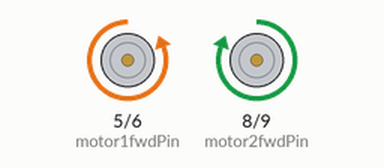
This sketch was run on a simulated Arduino Uno, built with avr-gcc and run on an emulated ATmega328P. On the bench: motor-driver pin pairs drawn as motors (green arrow = first pin HIGH = forward, orange = second pin HIGH = backward, longer = more drive).

Above: at 0.1 s.
At 4.0 s:
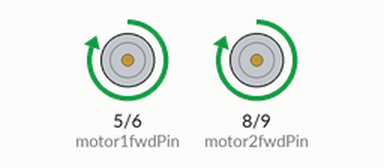
At 8.2 s:
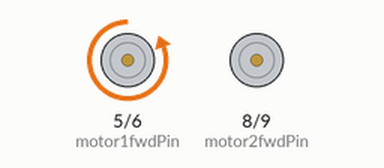
At 11.2 s:
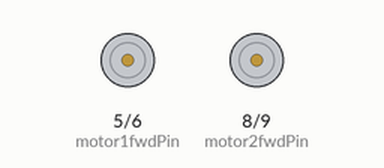
Timing chart, 0 to 12.7 s (numbered marks = the images above):
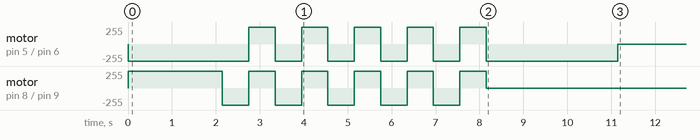

The sketch:

RobotDriver.ino
```cpp
const int motor1fwdPin = 5;
const int motor1revPin = 6;

const int motor2fwdPin = 8;
const int motor2revPin = 9;

int x = 0;

void setup() {
  Serial.begin(9600);
  // put your setup code here, to run once:
  pinMode(motor1fwdPin, OUTPUT);
  pinMode(motor1revPin, OUTPUT);

  pinMode(motor2fwdPin, OUTPUT);
  pinMode(motor2revPin, OUTPUT);
}

void loop() {
  // put your main code here, to run repeatedly:
  if(x == 0){
    //Move forward 1m
    digitalWrite(motor1fwdPin, LOW);
    digitalWrite(motor1revPin, HIGH);
    digitalWrite(motor2fwdPin, HIGH);
    digitalWrite(motor2revPin, LOW);
  }else if(x == 1){
    //Cleaning cycle
    for(int i = 0; i < 5; i++){
      digitalWrite(motor1fwdPin, LOW);
      digitalWrite(motor1revPin, HIGH);
      digitalWrite(motor2fwdPin, LOW);
      digitalWrite(motor2revPin, HIGH);
      delay(600);
      digitalWrite(motor1fwdPin, HIGH);
      digitalWrite(motor1revPin, LOW);
      digitalWrite(motor2fwdPin, HIGH);
      digitalWrite(motor2revPin, LOW);
      delay(600);
    }
    digitalWrite(motor1fwdPin, LOW);
    digitalWrite(motor1revPin, HIGH);
    digitalWrite(motor2fwdPin, LOW);
    digitalWrite(motor2revPin, LOW);
    delay(3000);
    digitalWrite(motor1fwdPin, LOW);
    digitalWrite(motor1revPin, LOW);
  }
  x++;
  delay(2150);

}
```

Measured:
- by itself, motor on pin 8 (motor2fwdPin) / pin 9 (motor2revPin): repeats every 1.2 s: backward 255/255 0.60 s, forward 255/255 0.60 s, until it stays stopped from 8.2 s
- by itself, motor on pin 5 (motor1fwdPin) / pin 6 (motor1revPin): stopped → backward 255/255 at 0.00 s, → forward 255/255 2.8 s later, → backward 255/255 0.60 s later, → forward 255/255 0.60 s later, … (12 changes in this stretch)
